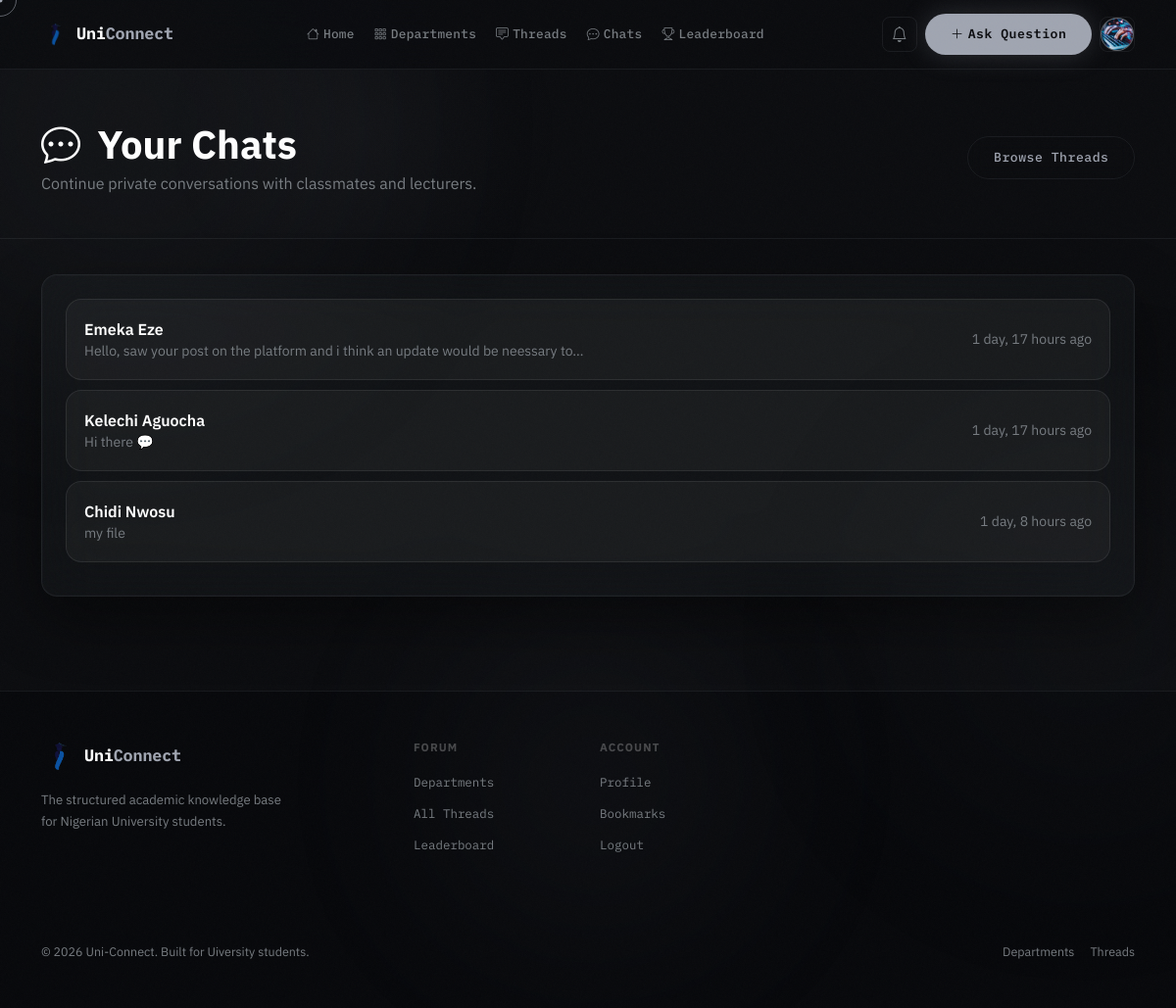
The app's page /chats/ (signed in) with its own data.
### accounts/models.py (models this page shows, shortened)
class User(AbstractUser):
    ROLE_CHOICES = [
        ('student', 'Student'),
        ('lecturer', 'Lecturer'),
        ('admin', 'Admin'),
    ]
    is_email_verified = models.BooleanField(default=False)
    role = models.CharField(max_length=20, choices=ROLE_CHOICES, default='student')
    school = models.ForeignKey(
        'forum.School', on_delete=models.SET_NULL, null=True, blank=True, related_name='members'
    )
    department = models.ForeignKey(
        'forum.Department', on_delete=models.SET_NULL, null=True, blank=True, related_name='members'
    )
    matric_number = models.CharField(max_length=20, blank=True)
    bio = models.TextField(blank=True)
    avatar = models.ImageField(upload_to='avatars/', blank=True, null=True)
    reputation = models.IntegerField(default=0)
    created_at = models.DateTimeField(auto_now_add=True)

### forum/models.py (models this page shows, shortened)
class ChatRoom(models.Model):
    participants = models.ManyToManyField(settings.AUTH_USER_MODEL, related_name='chat_rooms')
    created_at = models.DateTimeField(auto_now_add=True)
    def get_other_user(self, user):
        return self.participants.exclude(pk=user.pk).first()

class ChatMessage(models.Model):
    room = models.ForeignKey(ChatRoom, on_delete=models.CASCADE, related_name='messages')
    sender = models.ForeignKey(settings.AUTH_USER_MODEL, on_delete=models.CASCADE, related_name='sent_messages')
    content = models.TextField(blank=True)
    attachment = models.FileField(upload_to='chat_attachments/', blank=True, null=True)
    created_at = models.DateTimeField(auto_now_add=True)
    class Meta:
        ordering = ['created_at']

### forum/views.py (the view)
# urls.py: path('chats/', views.chat_list, name='chat_list'),
@login_required
def chat_list(request):
    rooms = (
        request.user.chat_rooms
        .prefetch_related('participants', 'messages')
        .all()
    )
    chat_rooms = []
    for room in rooms:
        last_message = room.messages.order_by('-created_at').first()
        chat_rooms.append({
            'room': room,
            'other_user': room.get_other_user(request.user),
            'last_message': last_message,
        })
    return render(request, 'forum/chat_list.html', {
        'chat_rooms': chat_rooms,
    })

### forum/context_processors.py (called while the page is built)
def unread_notifications(request):
    count = 0
    if request.user.is_authenticated:
        count = request.user.notifications.filter(is_read=False).count()
    return {'unread_notification_count': count}

### templates/forum/chat_list.html (shortened to what this page needs)
{% extends 'base.html' %}
{% block content %}
<div class="page-header">
    <div class="container">
        <div class="d-flex align-items-center justify-content-between flex-wrap gap-3">
            <div>
                <h1 class="display-6 fw-bold text-white mb-1">
                    <i class="bi bi-chat-dots me-2"></i>
                    Your Chats
                </h1>
                <p class="text-muted mb-0">
                    Continue private conversations with classmates and lecturers.
                </p>
            </div>
            <a href="{% url 'forum:thread_list' %}"
               class="btn btn-outline-glass">
                Browse Threads
            </a>
        </div>
    </div>
</div>
<div class="container pb-5">
    <div class="glass-panel p-4">
        {% if chat_rooms %}
        <div class="list-group chat-room-list">
            {% for chat in chat_rooms %}
            <a href="{% url 'forum:chat_room' chat.room.pk %}"
               class="list-group-item list-group-item-action glass-list-item">
                <div class="d-flex justify-content-between align-items-center">
                    <div>
                        <div class="fw-semibold text-white">
                            {{ chat.other_user.get_full_name|default:chat.other_user.username }}
                        </div>
                        <div class="text-muted small">
                            {% if chat.last_message %}
                                {% if chat.last_message.content %}
                                    {{ chat.last_message.content|truncatechars:80 }}
                                {% elif chat.last_message.attachment %}
                                    <i class="bi bi-paperclip"></i>
                                    Attachment
                                {% else %}
                                    No messages yet
                                {% endif %}
                            {% else %}
                                No messages yet
                            {% endif %}
                        </div>
                    </div>
                    <div class="text-end small text-muted">
                        {% if chat.last_message %}
                            {{ chat.last_message.created_at|timesince }} ago
                        {% else %}
                            New chat
                        {% endif %}
                    </div>
                </div>
            </a>
            {% endfor %}
        </div>
        {% endif %}
    </div>
</div>
{% endblock %}

### templates/base.html (shortened to what this page needs)
<!doctype html>
<html lang="en" data-bs-theme="dark">
  <head>
    <link
      rel="stylesheet"
      href="https://cdn.jsdelivr.net/npm/bootstrap@5.3.3/dist/css/bootstrap.min.css"
    />
    <link
      rel="stylesheet"
      href="https://cdn.jsdelivr.net/npm/bootstrap-icons@1.11.3/font/bootstrap-icons.min.css"
    />
    {% load static %}
    <link rel="stylesheet" href="{% static 'css/main.css' %}" />
  </head>
  <body class="{% block body_class %}{% endblock %}">
    <div class="ambient-orb orb-1" aria-hidden="true"></div>
    <div class="ambient-orb orb-2" aria-hidden="true"></div>
    <nav class="navbar navbar-expand-lg glass-nav">
      <div class="container">
        <a
          class="navbar-brand d-flex align-items-center gap-2"
          href="{% url 'forum:home' %}"
        >
          <img
            src="{% static 'logo-removebg-preview.png' %}"
            alt="Uni-Connect logo"
            class="site-logo navbar-logo"
          />
          <span class="brand-name"
            >Uni<span class="text-accent">Connect</span></span
          >
        </a>
        <div class="collapse navbar-collapse" id="navMain">
          <ul class="navbar-nav mx-auto gap-1">
            <li class="nav-item">
              <a class="nav-link nav-pill" href="{% url 'forum:home' %}"
                ><i class="bi bi-house me-1"></i>Home</a
              >
            </li>
            <li class="nav-item">
              <a class="nav-link nav-pill" href="{% url 'forum:departments' %}"
                ><i class="bi bi-grid-3x3-gap me-1"></i>Departments</a
              >
            </li>
            <li class="nav-item">
              <a class="nav-link nav-pill" href="{% url 'forum:thread_list' %}"
                ><i class="bi bi-chat-square-text me-1"></i>Threads</a
              >
            </li>
            {% if user.is_authenticated %}
            <li class="nav-item">
              <a class="nav-link nav-pill" href="{% url 'forum:chat_list' %}"
                ><i class="bi bi-chat-dots me-1"></i>Chats</a
              >
            </li>
            {% endif %}
            <li class="nav-item">
              <a class="nav-link nav-pill" href="{% url 'forum:leaderboard' %}"
                ><i class="bi bi-trophy me-1"></i>Leaderboard</a
              >
            </li>
          </ul>
          <div class="d-flex align-items-center gap-2">
            {% if user.is_authenticated %}
            <a
              href="{% url 'forum:notifications' %}"
              class="btn btn-ghost-icon position-relative"
            >
              <i class="bi bi-bell"></i>
            </a>
            <a
              href="{% url 'forum:create_thread' %}"
              class="btn btn-primary-glow btn-sm"
            >
              <i class="bi bi-plus-lg me-1"></i>Ask Question
            </a>
            <div class="dropdown">
              <button
                class="btn btn-ghost-icon dropdown-toggle no-caret"
                data-bs-toggle="dropdown"
              >
                <div class="avatar-sm">
                  {% if user.avatar %}
                  <img src="{{ user.avatar.url }}" alt="{{ user.username }}" />
                  {% else %}
                  <span>{{ user.username|first|upper }}</span>
                  {% endif %}
                </div>
              </button>
            </div>
            {% endif %}
          </div>
        </div>
      </div>
    </nav>
    <main>{% block content %}{% endblock %}</main>
    <footer class="footer-glass py-5 mt-5">
      <div class="container">
        <div class="row g-4">
          <div class="col-lg-4">
            <div class="d-flex align-items-center gap-2 mb-3">
              <img
                src="{% static 'logo-removebg-preview.png' %}"
                alt="Uni-Connect logo"
                class="site-logo"
              />
              <span class="brand-name"
                >Uni<span class="text-accent">Connect</span></span
              >
            </div>
            <p
              style="
                color: var(--muted);
                font-size: 0.82rem;
                line-height: 1.7;
                max-width: 260px;
              "
            >
              The structured academic knowledge base for Nigerian University students.
            </p>
          </div>
          <div class="col-6 col-lg-2">
            <p
              style="
                color: rgba(255, 255, 255, 0.25);
                font-size: 0.72rem;
                font-weight: 700;
                letter-spacing: 0.1em;
                text-transform: uppercase;
                margin-bottom: 14px;
              "
            >
              Forum
            </p>
            <ul class="list-unstyled footer-links">
              <li><a href="{% url 'forum:departments' %}">Departments</a></li>
              <li><a href="{% url 'forum:thread_list' %}">All Threads</a></li>
              <li><a href="{% url 'forum:leaderboard' %}">Leaderboard</a></li>
            </ul>
          </div>
          <div class="col-6 col-lg-2">
            <p
              style="
                color: rgba(255, 255, 255, 0.25);
                font-size: 0.72rem;
                font-weight: 700;
                letter-spacing: 0.1em;
                text-transform: uppercase;
                margin-bottom: 14px;
              "
            >
              Account
            </p>
            <ul class="list-unstyled footer-links">
              {% if user.is_authenticated %}
              <li><a href="{% url 'accounts:profile' %}">Profile</a></li>
              <li><a href="{% url 'forum:bookmarks' %}">Bookmarks</a></li>
              <li><a href="{% url 'accounts:logout' %}">Logout</a></li>
              {% else %}
              <li><a href="{% url 'accounts:login' %}">Login</a></li>
              <li><a href="{% url 'accounts:register' %}">Register</a></li>
              {% endif %}
            </ul>
          </div>
        </div>
        <div
          class="d-flex justify-content-between align-items-center flex-wrap gap-3"
        >
          <p style="color: var(--muted); font-size: 0.78rem; margin: 0">
            © 2026 Uni-Connect. Built for Uiversity students.
          </p>
          <div class="d-flex gap-3">
            <a
              href="{% url 'forum:departments' %}"
              style="
                color: var(--muted);
                font-size: 0.78rem;
                text-decoration: none;
              "
              onmouseenter="this.style.color = 'var(--accent)'"
              onmouseleave="this.style.color = 'var(--muted)'"
              >Departments</a
            >
            <a
              href="{% url 'forum:thread_list' %}"
              style="
                color: var(--muted);
                font-size: 0.78rem;
                text-decoration: none;
              "
              onmouseenter="this.style.color = 'var(--accent)'"
              onmouseleave="this.style.color = 'var(--muted)'"
              >Threads</a
            >
          </div>
        </div>
      </div>
    </footer>
    {% load static %}
  </body>
</html>

### records on screen
User: avatar (picture)
ChatRoom: other_user.get_full_name "Emeka Eze", last_message.content "Hello, saw your post on the platform and i think an update would be neessary to…", last_message.created_at "1 day, 17 hours"
ChatRoom: other_user.get_full_name "Kelechi Aguocha", last_message.content "Hi there 💬", last_message.created_at "1 day, 17 hours"
ChatRoom: other_user.get_full_name "Chidi Nwosu", last_message.content "my file", last_message.created_at "1 day, 8 hours"
